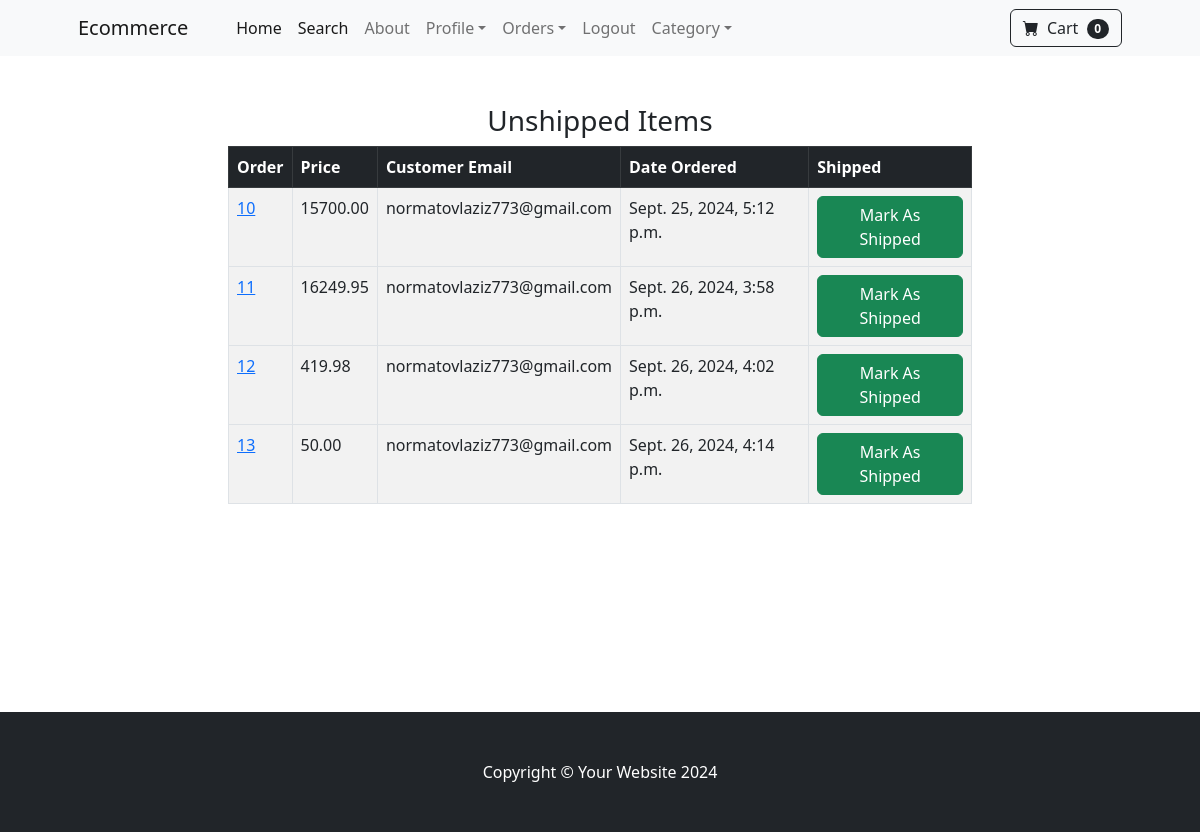
The page /payment/not_shipped_dash/ (signed in) on the database as committed earlier.
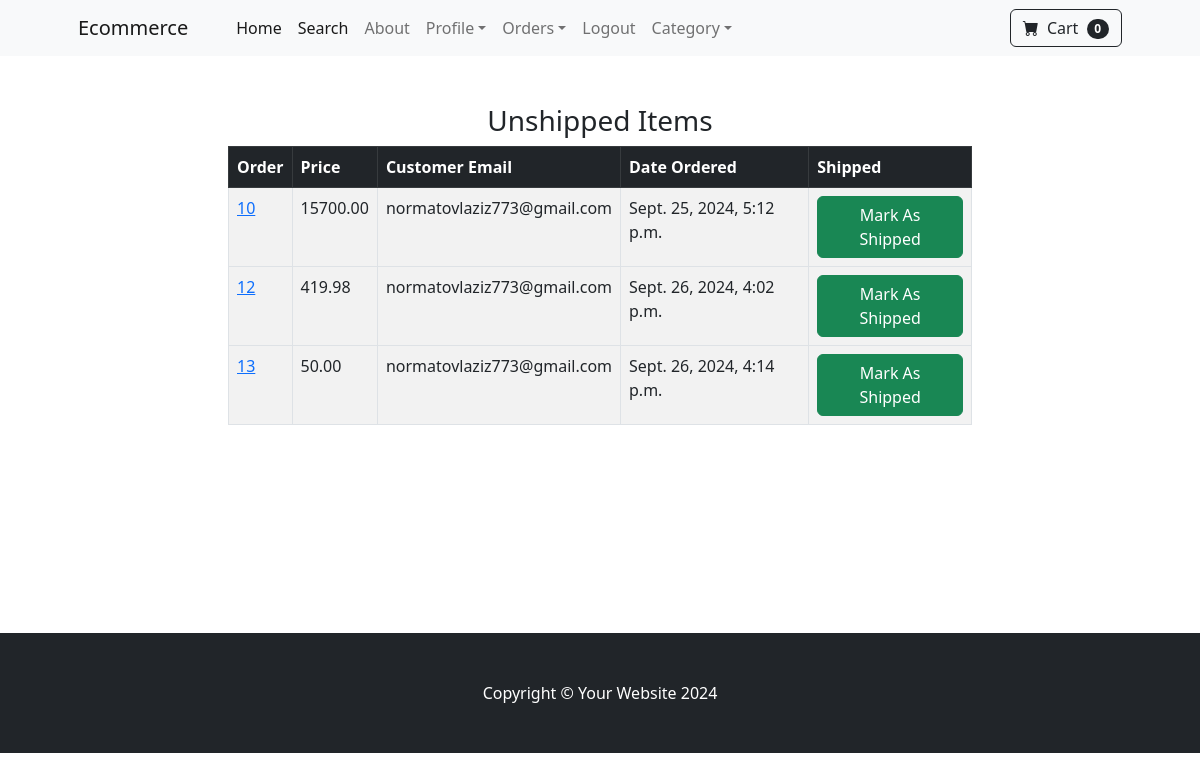
The same page on the database as committed later.
### payment/models.py (models this page shows, shortened)
class Order(models.Model):
    user = models.ForeignKey(User, on_delete=models.CASCADE, null=True, blank=True)
    full_name = models.CharField(max_length=250)
    email = models.EmailField(max_length=250)
    shipping_address = models.TextField(max_length=1500)
    amount_paid = models.DecimalField(max_digits=10, decimal_places=2)
    date_ordered = models.DateTimeField(auto_now_add=True)
    shipped = models.BooleanField(default=False)
    date_shipped= models.DateTimeField(blank=True, null=True)

### payment/views.py (the view, shortened to what this page needs)
# urls.py: path("not_shipped_dash/", views.not_shipped_dash, name='not_shipped_dash'),
def not_shipped_dash(request):
    if request.user.is_authenticated and request.user.is_superuser:
        orders = Order.objects.filter(shipped=False)
        return render(request, 'payment/not_shipped_dash.html', {'orders':orders})
    else:
        messages.success(request,"Access Denied")
        return redirect('home')

### cart/cart.py (called while the page is built)
    def __len__(self):
        return len(self.cart)

### cart/context_processors.py (called while the page is built)
def cart(request):
    return {'cart':Cart(request)}

### payment/templates/payment/not_shipped_dash.html (shortened to what this page needs)
{% extends 'base.html' %}
{% block content %}
<div class="container">
    <div class="row">
        <center>
            <div class="col-8">
                <br><br>
        <h3>Unshipped Items</h3>
        <table class="table table-striped table-hover table-bordered">
            <thead class="table-dark">
              <tr>
                <th scope="col">Order</th>
                <th scope="col">Price</th>
                <th scope="col">Customer Email</th>
                <th scope="col">Date Ordered</th>
                <th scope="col">Shipped</th>
              </tr>
            </thead>
            {% for order in orders%}
            <tbody>
              <tr>
                <td><a href="{% url 'orders' order.id %}">{{order.id}}</a></td>
                <td>{{order.amount_paid}}</td>
                <td>{{order.email}}</td>
                <td>{{order.date_ordered}}</td>
                <td>
                  <form method="POST">
                    <button type="submit" class="btn btn-success">Mark As Shipped</button>
                  </form>
                </td>
              </tr>
            </tbody>
            {% endfor %}
          </table>
            </div>
        </center>
    </div>
</div>
<br><br>
                <br><br>
                <br><br><br><br>
{% endblock %}

Rows that differ between the two databases and show on the page:
no longer on this page (row edited): Order: id "11", amount_paid "16249.95", email "normatovlaziz773@gmail.com", date_ordered "Sept. 26, 2024, 3:58 p.m."
